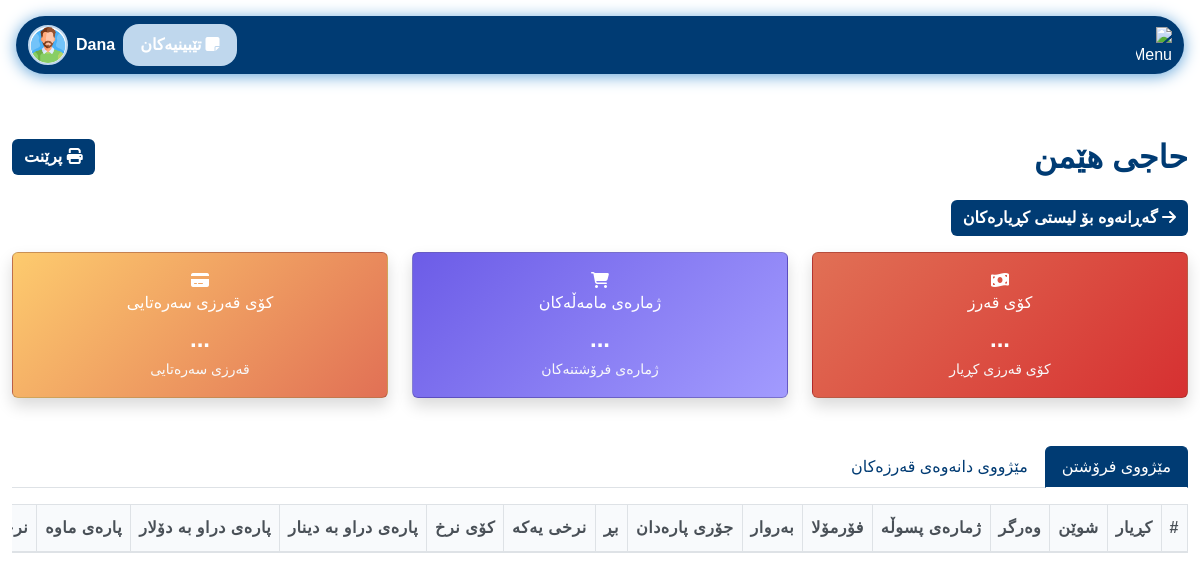
Before: /pages/customer_profile.php?id=32 (signed in) with the older database file.
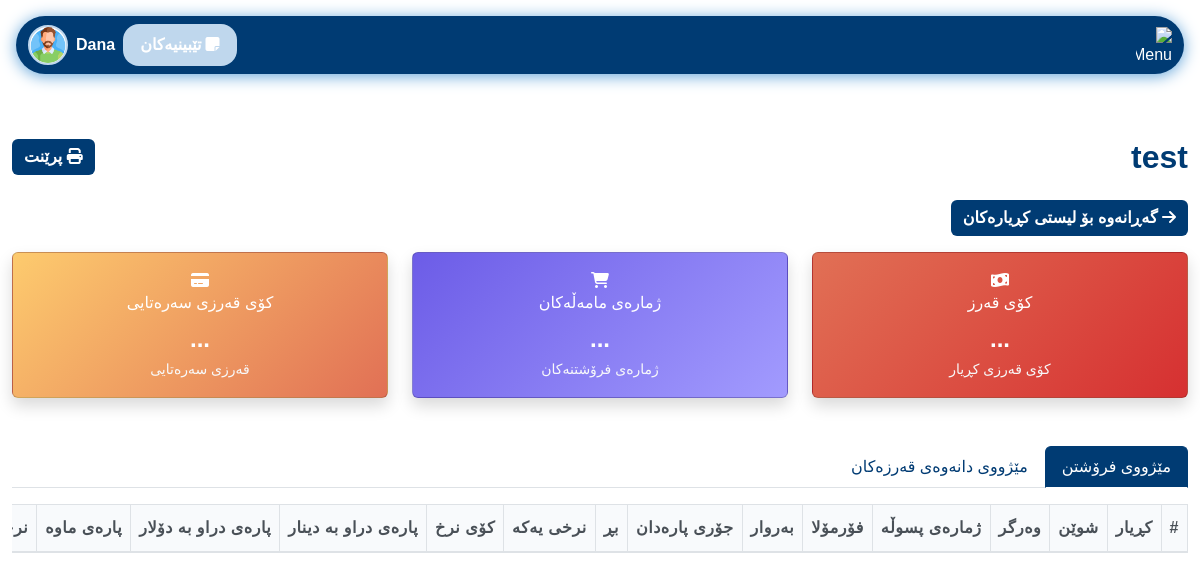
After: the same page with the newer database file.
### tables this page shows
CREATE TABLE `customers` (
  `id` int(11) NOT NULL,
  `name` varchar(255) NOT NULL,
  `mobile1` varchar(20) NOT NULL,
  `mobile2` varchar(20) DEFAULT NULL,
  `opening_debt_usd` decimal(14,2) DEFAULT 0.00,
  `opening_debt_iqd` decimal(20,2) DEFAULT 0.00
);

### pages/customer_profile.php (the view, shortened to what the changed rows need)
<?php
require_once '../config/db_conected.php';
$customer_id = isset($_GET['id']) ? intval($_GET['id']) : 0;
$customer_name = '';
if ($customer_id) {
    $stmt = $pdo->prepare('SELECT name FROM customers WHERE id = ?');
    $stmt->execute([$customer_id]);
    $row = $stmt->fetch(PDO::FETCH_ASSOC);
    $customer_name = $row ? $row['name'] : '';
} else {
    error_log('Customer Profile - No customer ID provided');
}
?>
<!DOCTYPE html>
<html lang="ku">
<head>
    <link href="https://cdn.jsdelivr.net/npm/bootstrap@5.3.0/dist/css/bootstrap.rtl.min.css" rel="stylesheet">
    <link href="../assets/css/login.css" rel="stylesheet">
    <link href="../assets/css/variables.css" rel="stylesheet">
    <link href="../assets/css/nav.css" rel="stylesheet">
    <link href="../assets/css/comon/table.css" rel="stylesheet">
    <link href="../assets/css/comon/style.css" rel="stylesheet">
    <link href="../assets/css/comon/cards.css" rel="stylesheet" />
    <link rel="stylesheet" href="https://cdnjs.cloudflare.com/ajax/libs/font-awesome/6.4.2/css/all.min.css">
    <link href="https://cdn.jsdelivr.net/npm/select2@4.1.0-rc.0/dist/css/select2.min.css" rel="stylesheet" />
  </head>
<body dir="rtl">
<?php include '../includes/navbar.php'; ?>
<div class="container-fluid py-5">
    <div class="d-flex justify-content-between align-items-center mb-4">
        <h2 class="mb-0" style="color: var(--seafoam-green); font-weight: bold;">
            <?php echo htmlspecialchars($customer_name); ?>
        </h2>
        <button class="btn" style="background: var(--seafoam-green); color: #fff; border: none; font-weight: bold;" onclick="window.location.href='receipts.php?id=' + CUSTOMER_ID">
            <i class="fa fa-print"></i> پرێنت
        </button>
    </div>
    <div class="tab-content" id="profileTabsContent">
        <div class="tab-pane fade show active" id="sales" role="tabpanel" aria-labelledby="sales-tab">
            <div class="table-responsive">
                <table class="table table-bordered table-hover align-middle text-center" id="salesTable">
                    <thead style="background: var(--kelly-green); color: var(--seafoam-green);">
                        <tr>
                            <th>#</th>
                            <th>کڕیار</th>
                            <th>شوێن</th>
                            <th>وەرگر</th>
                            <th>ژمارەی پسوڵە</th>
                            <th>فۆرمۆلا</th>
                            <th>بەروار</th>
                            <th>جۆری پارەدان</th>
                            <th>بڕ</th>
                            <th>نرخی یەکە</th>
                            <th>کۆی نرخ</th>
                            <th>پارەی دراو بە دینار</th>
                            <th>پارەی دراو بە دۆلار</th>
                            <th>پارەی ماوە</th>
                            <th>نرخی ١٠٠ دۆلار</th>
                        </tr>
                    </thead>
                </table>
            </div>
        </div>
    </div>
</div>
</body>
</html>

Changed rows visible on the page:
changed customers: name "حاجی هێمن" → "test"
